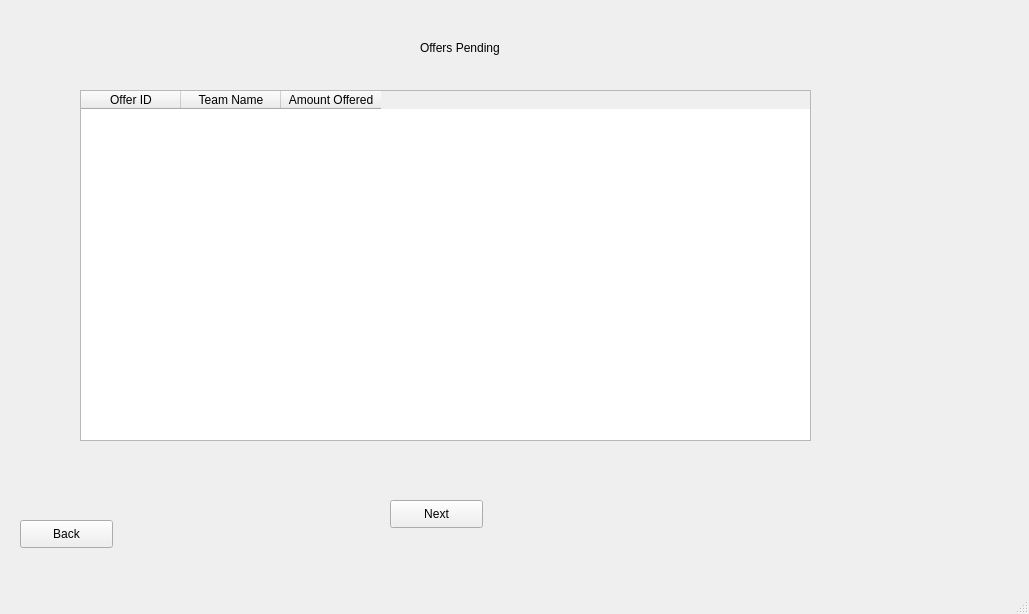
<?xml version="1.0" encoding="UTF-8"?>
<ui version="4.0">
 <class>MainWindow</class>
 <widget class="QMainWindow" name="MainWindow">
  <property name="geometry">
   <rect>
    <x>0</x>
    <y>0</y>
    <width>1029</width>
    <height>614</height>
   </rect>
  </property>
  <property name="windowTitle">
   <string>MainWindow</string>
  </property>
  <widget class="QWidget" name="centralwidget">
   <widget class="QTableWidget" name="_4_tableWidget_Offers">
    <property name="geometry">
     <rect>
      <x>80</x>
      <y>90</y>
      <width>731</width>
      <height>351</height>
     </rect>
    </property>
    <column>
     <property name="text">
      <string>Offer ID</string>
     </property>
    </column>
    <column>
     <property name="text">
      <string>Team Name</string>
     </property>
    </column>
    <column>
     <property name="text">
      <string>Amount Offered</string>
     </property>
    </column>
   </widget>
   <widget class="QLabel" name="_4_label_2_OffersPending">
    <property name="geometry">
     <rect>
      <x>420</x>
      <y>40</y>
      <width>221</width>
      <height>16</height>
     </rect>
    </property>
    <property name="text">
     <string>Offers Pending</string>
    </property>
   </widget>
   <widget class="QPushButton" name="__4_BackButton">
    <property name="geometry">
     <rect>
      <x>20</x>
      <y>520</y>
      <width>93</width>
      <height>28</height>
     </rect>
    </property>
    <property name="text">
     <string>Back</string>
    </property>
   </widget>
   <widget class="QPushButton" name="NextButton">
    <property name="geometry">
     <rect>
      <x>390</x>
      <y>500</y>
      <width>93</width>
      <height>28</height>
     </rect>
    </property>
    <property name="text">
     <string>Next</string>
    </property>
   </widget>
  </widget>
  <widget class="QMenuBar" name="menubar">
   <property name="geometry">
    <rect>
     <x>0</x>
     <y>0</y>
     <width>1029</width>
     <height>26</height>
    </rect>
   </property>
  </widget>
  <widget class="QStatusBar" name="statusbar"/>
 </widget>
 <resources/>
 <connections/>
</ui>
